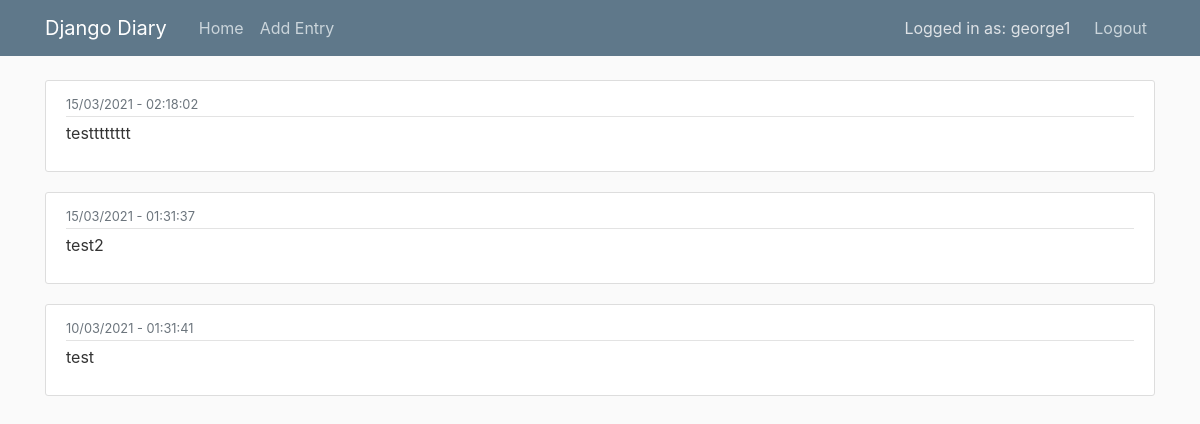
The app's page /?page=4 (signed in), older data.
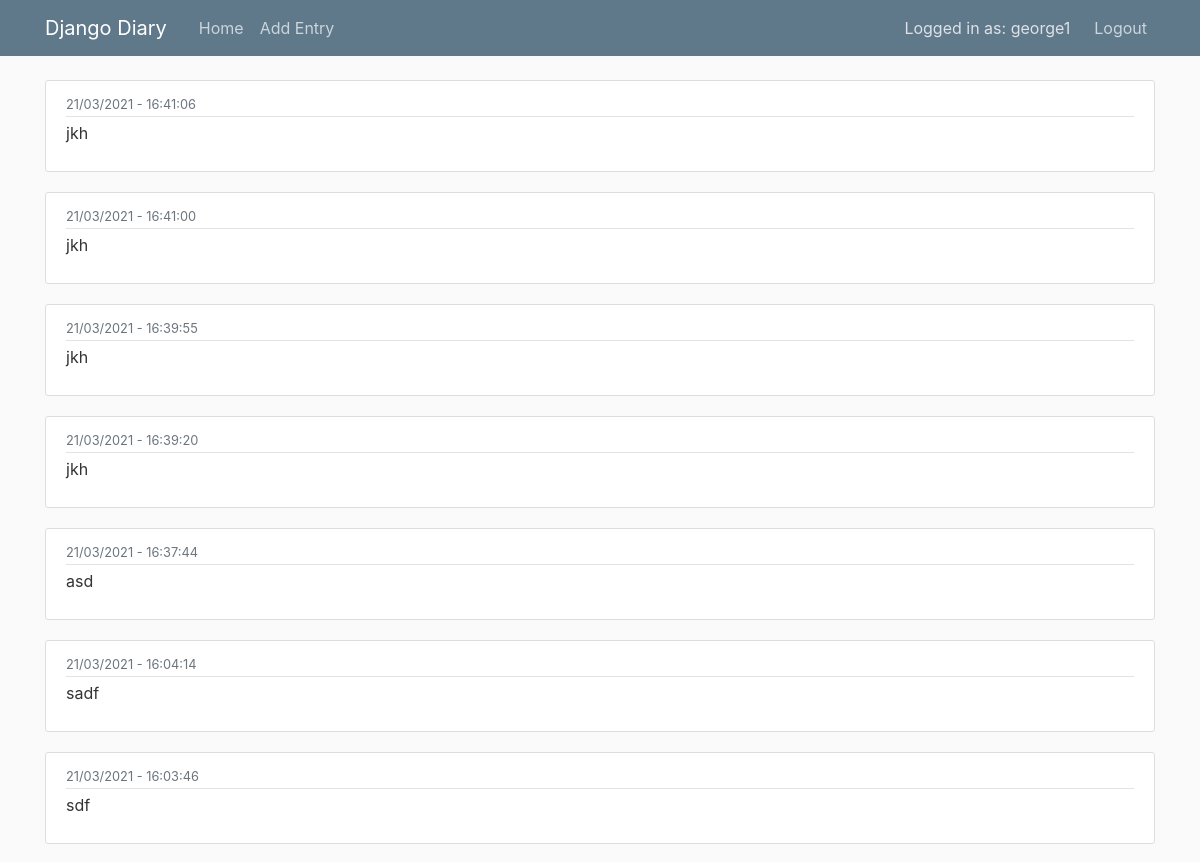
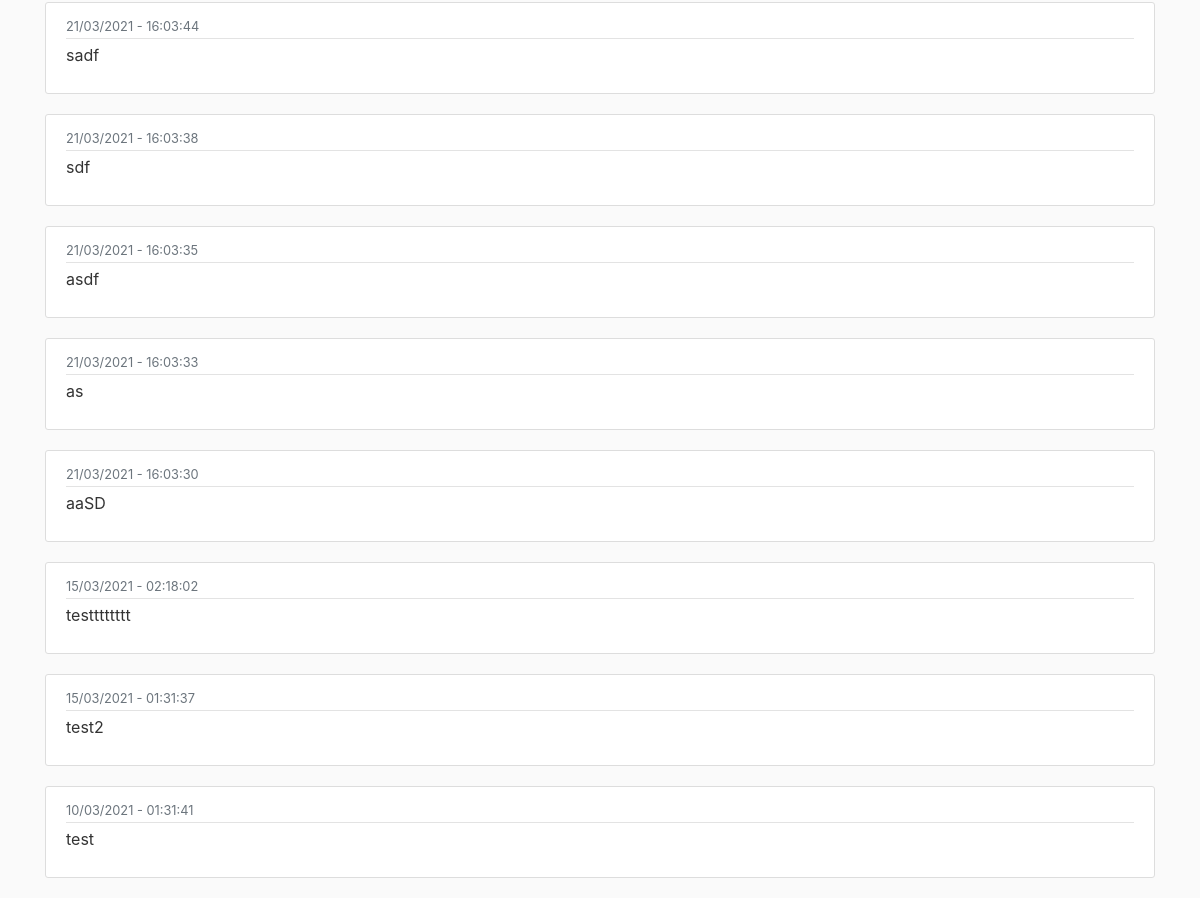
The same page, newer data (2 pictures, top to bottom).
### diary/models.py (models this page shows, shortened)
class Entry(models.Model):
    content = models.TextField()
    date_posted = models.DateTimeField(default=timezone.now)
    author = models.ForeignKey(User, on_delete=models.CASCADE)

### diary/views.py (the view)
# urls.py: path('', views.home, name="diary-home"),
def home(request):
    if request.user.is_authenticated:
        page = request.GET.get('page', 1)
        paginator = Paginator(Entry.objects.filter(author=request.user).order_by("-date_posted"), 20)
        try:
            entries = paginator.page(page)
        except PageNotAnInteger:
            entries = paginator.page(1)
        except EmptyPage:
            entries = paginator.page(paginator.num_pages)
        context = {'entries': entries}
        if not len(context["entries"]):
            messages.info(request, f"You haven't submitted an entries yet!")
    else:
        context = {"entries": ""}
        messages.info(request, f"You need to login to see your entries!")
    return render(request, 'diary/home.html', context)

### diary/templates/diary/home.html (shortened to what this page needs)
{% extends "diary/base.html" %} {% block content %}
<div class="infinite-container">
  {% for entry in entries %}
  <article class="media content-section infinite-item">
    <div class="media-body">
      <div class="article-metadata">
        <small class="text-muted"
          >{{ entry.date_posted|date:"d/m/Y - H:i:s" }}</small
        >
      </div>
      <p class="article-content">{{ entry.content }}</p>
    </div>
  </article>
  {% endfor %}
</div>
{% endblock content %}

### diary/templates/diary/base.html (shortened to what this page needs)
{% load static %}
<!DOCTYPE html>
<html>
  <head>
    <link
      rel="stylesheet"
      href="https://maxcdn.bootstrapcdn.com/bootstrap/4.0.0/css/bootstrap.min.css"
    />
    <link
      rel="stylesheet"
      type="text/css"
      href="{% static 'diary/main.css' %}"
    />
  </head>
  <body>
    <header class="site-header">
      <nav class="navbar navbar-expand-md navbar-dark bg-steel fixed-top">
        <div class="container">
          <a class="navbar-brand mr-4" href="{% url 'diary-home' %}"
            >Django Diary</a
          >
          <div class="collapse navbar-collapse" id="navbarToggle">
            <div class="navbar-nav mr-auto">
              <a class="nav-item nav-link" href="{% url 'diary-home' %}">Home</a>
              <a class="nav-item nav-link" href="{% url 'entry-create' %}">Add Entry</a>
            </div>
            <div class="navbar-nav">
              {% if user.is_authenticated %}
                <div style="display:block;padding:.5rem 1rem;color:#dee2e6">Logged in as: {{ user.username }}</div>
                <a class="nav-item nav-link" href="{% url "logout" %}">Logout</a>
              {% else %}
                <a class="nav-item nav-link" href="{% url "login" %}">Login</a>
                <a class="nav-item nav-link" href="{% url "register" %}">Register</a>
              {% endif %}
            </div>
          </div>
        </div>
      </nav>
    </header>
    <main role="main" class="container">
      <div class="row">
        <div class="col-md-12">
          {% block content %}{% endblock %}
        </div>
      </div>
    </main>
  </body>
</html>

### diary/static/diary/main.css (style rules this page uses)
body { background: #fafafa; color: #333333; margin-top: 5rem; }
.bg-steel { background-color: #5f788a; }
.site-header .navbar-nav .nav-link { color: #cbd5db; }
.content-section { background: #ffffff; padding: 10px 20px; border: 1px solid #dddddd; border-radius: 3px; margin-bottom: 20px; }
.article-content { white-space: pre-line; }
.article-metadata { padding-bottom: 1px; margin-bottom: 4px; border-bottom: 1px solid #e3e3e3; }

Row changes from the older to the newer data that the page shows:
added Entry: date_posted "21/03/2021 - 16:41:06", content "jkh"
added Entry: date_posted "21/03/2021 - 16:41:00", content "jkh"
added Entry: date_posted "21/03/2021 - 16:39:55", content "jkh"
added Entry: date_posted "21/03/2021 - 16:39:20", content "jkh"
added Entry: date_posted "21/03/2021 - 16:37:44", content "asd"
added Entry: date_posted "21/03/2021 - 16:04:14", content "sadf"
added Entry: date_posted "21/03/2021 - 16:03:46", content "sdf"
added Entry: date_posted "21/03/2021 - 16:03:44", content "sadf"
added Entry: date_posted "21/03/2021 - 16:03:38", content "sdf"
added Entry: date_posted "21/03/2021 - 16:03:35", content "asdf"
added Entry: date_posted "21/03/2021 - 16:03:33", content "as"
added Entry: date_posted "21/03/2021 - 16:03:30", content "aaSD"
